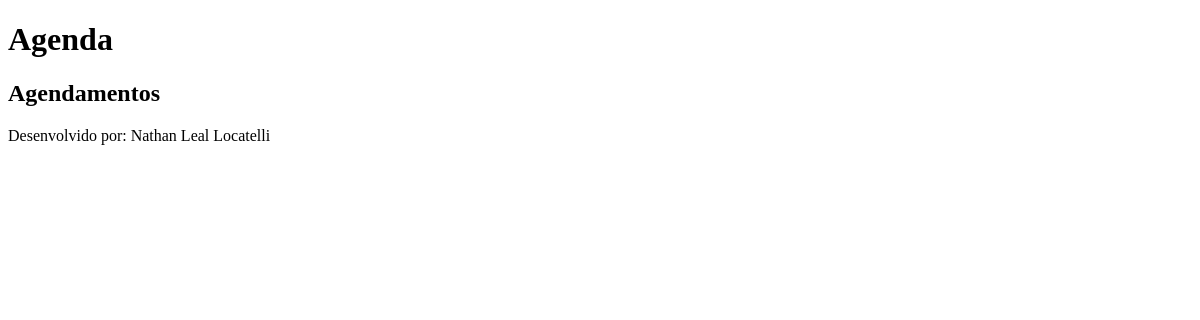
Before: /agenda/ with the older database file.
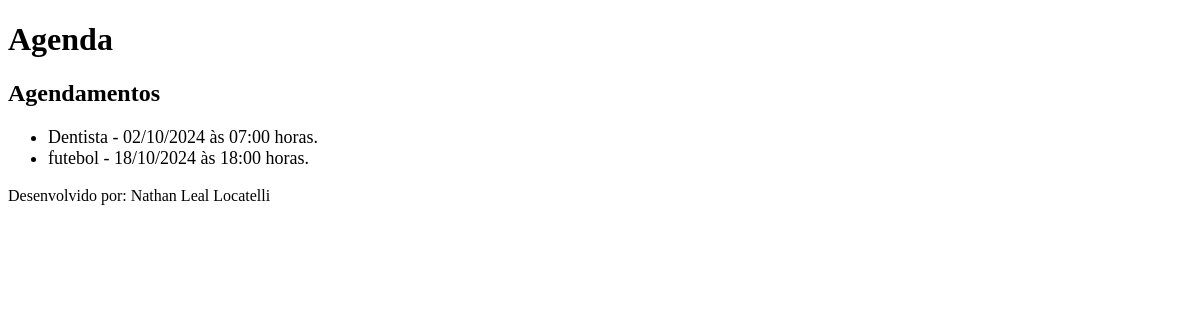
After: the same page with the newer database file.
### first_page/models.py (models this page shows)
class Evento(models.Model):
    titulo = models.CharField(max_length=100)
    descricao = models.TextField(blank=True, null=True)
    data_evento = models.DateTimeField(verbose_name="Data do Evento")
    data_criacao = models.DateTimeField(auto_now=True)
    usuario = models.ForeignKey(User, on_delete=models.CASCADE)
    class Meta:
        db_table = 'evento'
    def get_data_evento(self):
        return self.data_evento.strftime('%d/%m/%Y às %H:%M horas.')

### first_page/views.py (the view)
# urls.py: path('agenda/', views.lista_eventos),
def lista_eventos(request):
    usuario = request.user
    evento = Evento.objects.all()
    response = {'eventos': evento}
    return render(request, 'agenda.html', response)

### templates/agenda.html
{% extends "model-page.html" %}
{% block content %}
    <h2>Agendamentos</h2>
    <ul style="font-size: 18px">
    {% for evento in eventos %}
        <li>{{ evento.titulo}} - {{evento.get_data_evento}}</li>
    {% endfor %}
    </ul>
    {% endblock %}

### templates/model-page.html
<!DOCTYPE html>
<html lang="en">
<head>
    {% include "model-header.html" %}
</head>
<body>
    {% block content %}  {% endblock %}
    {% include "model-footer.html" %}
</body>
</html>

### templates/model-header.html (shortened to what this page needs)
<h1>Agenda</h1>

### templates/model-footer.html
<p>Desenvolvido por: Nathan Leal Locatelli</p>

Changed rows visible on the page:
added Evento: titulo "Dentista", get_data_evento "02/10/2024 às 07:00 horas."
added Evento: titulo "futebol", get_data_evento "18/10/2024 às 18:00 horas."
